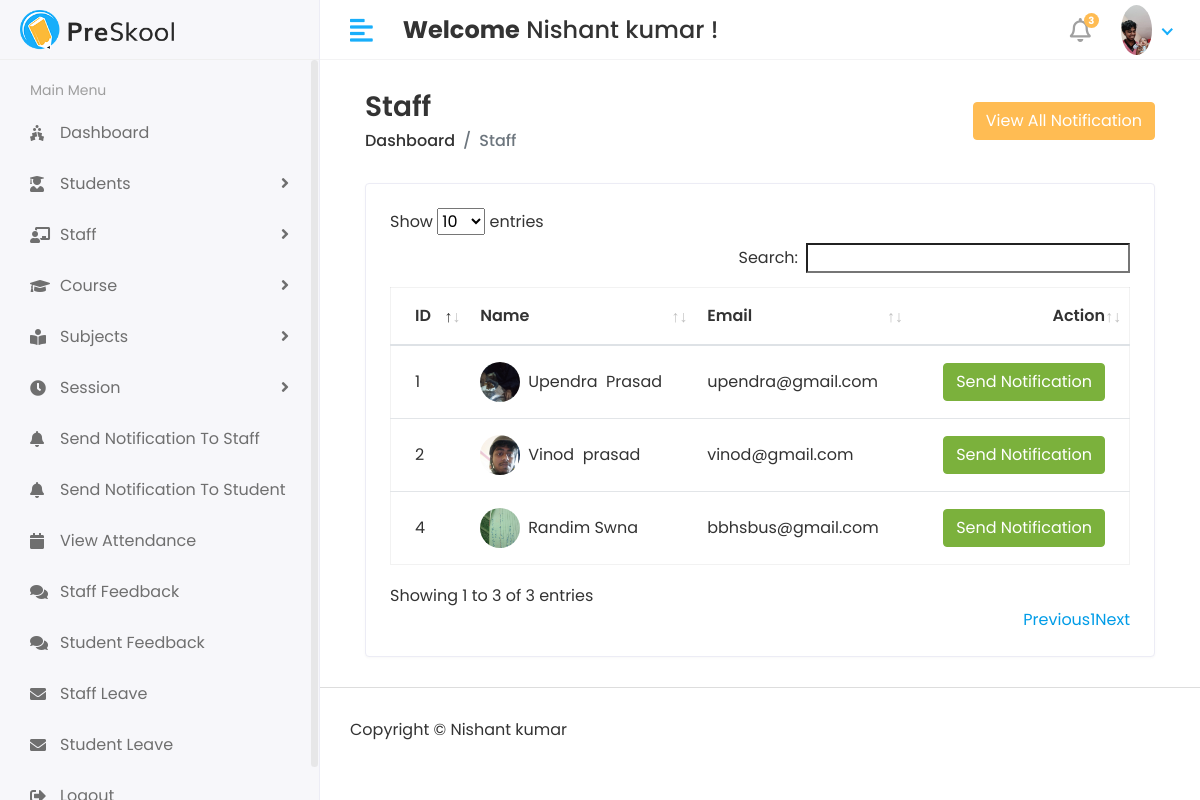
Page /hod/staff/send_notification/ (signed in) on the committed database.
### api/models.py (models this page shows, shortened)
class CustomUser(AbstractUser):
    User = (
        (1, 'HOD'),
        (2, 'STAFF'),
        (3, 'Student')
    )
    user_type = models.CharField(choices=User, max_length=50, default=1)
    profile_pic = models.ImageField(upload_to='media/profile_pic')

class Staff(models.Model):
    admin = models.OneToOneField(CustomUser, on_delete=models.CASCADE)
    address = models.TextField()
    gender = models.CharField(max_length=100)
    created_at = models.DateTimeField(auto_now_add=True)
    updated_at = models.DateTimeField(auto_now=True)

### elearning/Hod_Views.py (the view)
@login_required(login_url='/')
def staff_notification(request):
    staff = Staff.objects.all()
    see_notification = Staff_Notification.objects.all().order_by('-id')[0:5]
    context = {
        'staff': staff,
        'see_notification': see_notification,
    }
    return render(request, 'Hod/send_staff_notification.html', context)

### templates/Hod/send_staff_notification.html (shortened to what this page needs)
{% extends "base.html" %} {% block content %}
<div class="content container-fluid">
  <div class="page-header">
    <div class="row align-items-center">
      <div class="col">
        <h3 class="page-title">Staff</h3>
        <ul class="breadcrumb">
          <li class="breadcrumb-item">
            <a href='{% url "hod/home/" %}'>Dashboard</a>
          </li>
          <li class="breadcrumb-item active">Staff</li>
        </ul>
      </div>
      <div class="col-auto text-right float-right ml-auto">
        <button
          type="button"
          class="btn btn-primary"
          data-toggle="modal"
          data-target="#viewmodal"
        >
          View All Notification
        </button>
      </div>
    </div>
  </div>
  <div class="row">
    <div class="col-sm-12">
      <div class="card card-table">
        <div class="card-body">
          <div class="table-responsive">
            <table id="table_id" class="table table-hover table-center mb-0">
              <thead>
                <tr>
                  <th>ID</th>
                  <th>Name</th>
                  <th>Email</th>
                  <th class="text-right">Action</th>
                </tr>
              </thead>
              <tbody>
                {% for i in staff %}
                <tr>
                  <td>{{i.id}}</td>
                  <td>
                    <h2 class="table-avatar">
                      <a
                        href="student-details.html"
                        class="avatar avatar-sm mr-2"
                        ><img
                          class="avatar-img rounded-circle"
                          src="/{{i.admin.profile_pic}}"
                          alt="User Image"
                      /></a>
                      <a href="student-details.html"
                        >{{i.admin.first_name}}&nbsp;{{i.admin.last_name}}</a
                      >
                    </h2>
                  </td>
                  <td>{{i.admin.email}}</td>
                  <td class="text-right">
                    <button
                      type="button"
                      class="btn btn-success"
                      data-toggle="modal"
                      data-target="#exampleModalCenter-{{forloop.counter}}"
                    >
                      Send Notification
                    </button>
                  </td>
                </tr>
                {% endfor %}
              </tbody>
            </table>
          </div>
        </div>
      </div>
    </div>
  </div>
</div>
{% endblock content %}

### templates/includes/header.html (shortened to what this page needs)
{% load static %}
<div class="header">
  <div class="header-left">
    <a href="#" class="logo">
      <img src="{% static 'assets/img/logo.png' %}" alt="Logo" />
    </a>
  </div>
  <a href="javascript:void(0);" id="toggle_btn">
    <i class="fas fa-align-left"></i>
  </a>
  <div class="top-nav-search mt-3">
    <h4>
      <strong>Welcome</strong>&nbsp;<span
        >{{user.first_name}} {{ user.last_name }}</span
      >&nbsp;!
    </h4>
  </div>
  <ul class="nav user-menu">
    <li class="nav-item dropdown noti-dropdown">
      <a href="#" class="dropdown-toggle nav-link" data-toggle="dropdown">
        <i class="far fa-bell"></i> <span class="badge badge-pill">3</span>
      </a>
    </li>
    <li class="nav-item dropdown has-arrow">
      <a href="#" class="dropdown-toggle nav-link" data-toggle="dropdown">
        {% if user.profile_pic == "" %}
        <span class="user-img"
          ><img
            class="rounded-circle"
            src="{% static 'assets/img/img.png' %}"
            width="31"
            alt="Ryan Taylor"
        /></span>
        {% else %}
        <span class="user-img"
          ><img
            class="rounded-circle"
            src="/{{user.profile_pic}}"
            width="31"
            alt="Ryan Taylor"
        /></span>
        {% endif %}
      </a>
    </li>
  </ul>
</div>

### static/assets/css/style.css (style rules this page uses)
html { height: 100%; }
body { background-color: #fff; color: #333; font-family: 'Poppins', sans-serif; font-size: 1rem; height: 100%; line-height: 1.5; overflow-x: hidden; }
h1, h2, h3, h4, h5, h6 { font-family: 'Poppins', sans-serif; margin-top: 0; }
a { color: #009ce7; }
input, button, a { transition: all 0.4s ease; -moz-transition: all 0.4s ease; -o-transition: all 0.4s ease; -ms-transition: all 0.4s ease; -webkit-transition: all 0.4s ease; }
input, input:focus, button, button:focus { outline: none; }
ul, ol { padding: 0px; list-style: none; }
.table { color: #333; max-width: 100%; margin-bottom: 0; width: 100%; }
.table.dataTable { border-collapse: collapse !important; border: 1px solid rgba(0, 0, 0, 0.05); }
table.table td h2 { display: inline-block; font-size: inherit; font-weight: 400; margin: 0; padding: 0; vertical-align: middle; }
table.table td h2.table-avatar { align-items: center; display: inline-flex; font-size: inherit; font-weight: 400; margin: 0; padding: 0; vertical-align: middle; white-space: nowrap; }
table.table td h2 a { color: #333; }
.table thead tr th { font-weight: 600; }
.table tbody tr { border-bottom: 1px solid rgba(0, 0, 0, 0.05); }
.table.table-center td, .table.table-center th { vertical-align: middle; }
.card-table .card-body .table > thead > tr > th { border-top: 0; }
.card-table .card-body .table tr td:first-child, .card-table .card-body .table tr th:first-child { padding-left: 1.5rem; }
.card-table .card-body .table tr td:last-child, .card-table .card-body .table tr th:last-child { padding-right: 1.5rem; }
.card-table .table td, .card-table .table th { border-top: 1px solid #e2e5e8; padding: 1rem 0.75rem; white-space: nowrap; }
.btn-primary { background-color: #FFBC53; border: 1px solid #FFBC53; }
.btn-success { background-color: #7bb13c; border: 1px solid #7bb13c }
.card { border: 1px solid #ececf5; box-shadow: 0 1px 3px 0 rgba(0, 0, 0, 0.03); margin-bottom: 1.875rem; }
.card-body { padding: 1.5rem; }
.avatar { position: relative; display: inline-block; width: 3rem; height: 3rem }
.avatar > img { width: 100%; height: 100%; -o-object-fit: cover; object-fit: cover; }
.avatar-sm { width: 2.5rem; height: 2.5rem; }
.header { background-color: #fff; border-bottom: 1px solid #f3f3f4; left: 0; position: fixed; right: 0; top: 0; z-index: 1001; height: 60px; }
.header .header-left { float: left; height: 60px; padding: 0 20px; position: relative; width: 320px; z-index: 1; transition: all 0.2s ease-in-out; background-color: #f7f7fa; border-bottom: 1px solid #efefef; border-right: 1px solid #ececf5; display: flex; align-items: center; }
.header .header-left .logo { display: inline-block; line-height: 60px; }
.header .header-left .logo img { max-height: 40px; width: auto; }
.header .dropdown-toggle:after { display: none; }
.header .has-arrow .dropdown-toggle:after { border-top: 0; border-left: 0; border-bottom: 2px solid #18aefa; border-right: 2px solid #18aefa; content: ''; height: 8px; display: inline-block; pointer-events: none; -webkit-transform-origin: 66% 66%; -ms-transform-origin: 66% 66%; transform-origin: 66% 66%; -webkit-transform: rotate(45deg); -ms-transform: rotate(45deg); transform: rotate(45deg); -webkit-transition: all 0.15s ease-in-out; transition: all 0.15s ease-in-out; width: 8px; vertical-align: 0px; }
.user-menu { float: right; margin: 0; position: relative; z-index: 99; padding-right: 15px; }
.user-menu.nav > li > a { color: #a0a0a0; font-size: 14px; line-height: 58px; padding: 0 15px; height: 60px; }
.user-img { margin-right: 3px; position: relative; }
.top-nav-search { float: left; margin-left: 15px; }
.page-header { margin-bottom: 1.875rem; }
.page-header .breadcrumb { background-color: transparent; color: #6c757d; font-size: 1rem; font-weight: 500; margin-bottom: 0; padding: 0; }
.page-header .breadcrumb a { color: #333; }
.page-title { font-size: 28px; font-weight: 600; color: #333; margin-bottom: 5px; }
.user-menu.nav > li > a .badge { background-color: #FFBC53; display: block; font-size: 10px; font-weight: bold; height: 15px; width: 15px; position: absolute; right: 7px; top: 13px; color: #fff; padding: 3px; }
.user-menu.nav > li > a > i { font-size: 1.5rem; line-height: 60px; }
@media (min-width: 992px) { #toggle_btn { align-items: center; color: #18aefa; display: inline-flex; float: left; font-size: 26px; height: 60px; justify-content: center; margin-left: 15px; padding: 0 15px; } }

### rows in the picture
CustomUser: first_name "Nishant", last_name "kumar", profile_pic (picture)
Staff: id "1", admin.profile_pic (picture), admin.first_name "Upendra", admin.last_name "Prasad", admin.email "upendra@gmail.com"
Staff: id "2", admin.profile_pic (picture), admin.first_name "Vinod", admin.last_name "prasad", admin.email "vinod@gmail.com"
Staff: id "4", admin.profile_pic (picture), admin.first_name "Randim", admin.last_name "Swna", admin.email "bbhsbus@gmail.com"
